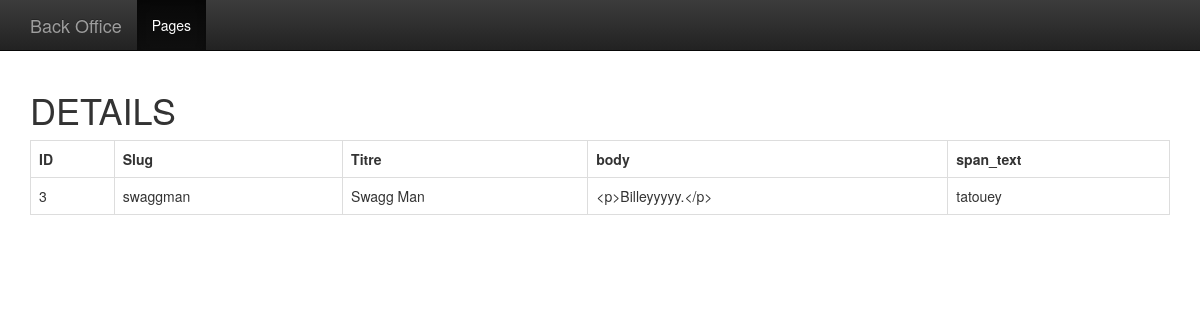
/admin/index.php?a=details&id=3, run on the app's committed database.
### tables this page shows
CREATE TABLE `page` (
  `id` int(10) unsigned NOT NULL,
  `slug` varchar(100) NOT NULL,
  `h1` varchar(200) NOT NULL,
  `title` varchar(200) NOT NULL,
  `image` varchar(200) NOT NULL,
  `body` varchar(250) NOT NULL,
  `span_class` varchar(200) NOT NULL DEFAULT '',
  `span_text` varchar(200) NOT NULL DEFAULT '',
  `iframe` varchar(150) NOT NULL
);

### Controller/PageController.php (called while the page is built, shortened)
<?php
class PageController
{
   private $repository;
   public function __construct(\PDO $PDO)
   {
      $this->repository = new PageRepository($PDO);
   }
    public function detailsAction()
   {
           $id = $_GET['id'];
       $page = $this->repository->findById($id);
       require "View/admin/details.php";
   }
}

### Model/Pagerepository.php (called while the page is built, shortened)
<?php
class PageRepository
{
    private $PDO;
    public function __construct(\PDO $PDO)
    {
        $this->PDO = $PDO;
    }
    public function findById($id)
    {
        $sql = "
        SELECT
          `id`,
          `slug`,
          `h1`,
          `image`,
          `span_class`,
          `span_text`,
          `body`,
          `title`
        FROM
          `page`
        WHERE
          `id` = :id
        ";
        $stmt = $this->PDO->prepare($sql);
        $stmt->bindParam(':id', $id);
        $stmt->execute();
        return $stmt->fetchObject();
    }
}

### View/admin/details.php (the view, shortened to what this page needs)
<!DOCTYPE html>
<html lang="en">
<head>
    <link href="../bootstrap/css/bootstrap.css" rel="stylesheet">
    <link href="../bootstrap/css/" rel="stylesheet">
    <link href="../bootstrap/css/bootstrap-theme.min.css" rel="stylesheet">
</head>
<body role="document">
<nav class="navbar navbar-inverse navbar-fixed-top">
    <div class="container">
        <div class="navbar-header">
            <a class="navbar-brand" href="">Back Office</a>
        </div>
        <div id="navbar" class="navbar-collapse collapse">
            <ul class="nav navbar-nav">
                <li class="active"><a href="./index.php?a=lister">Pages</a></li>
            </ul>
        </div>
    </div>
</nav>
<div class="container theme-showcase" role="main">
    <h1>DETAILS</h1>
    <table class="table-bordered table-responsive table">
        <tr>
            <th>ID</th>
            <th>Slug</th>
            <th>Titre</th>
            <th>body</th>
            <th>span_text</th>
        </tr>
        <tr>
            <td><?=$page->id?></td>
            <td><?=$page->slug?></td>
            <td><?=$page->title?></td>
            <td><?=htmlentities($page->body)?></td>
            <td><?=$page->span_text?></td>
        </tr>
    </table>
</div>
</body>
</html>

### View/admin/details.php (style rules this page uses)
body { padding-top: 70px; }

### data on the page
page: id "3", slug "swaggman", title "Swagg Man", body "<p>Billeyyyyy.</p>", span_text "tatouey"
